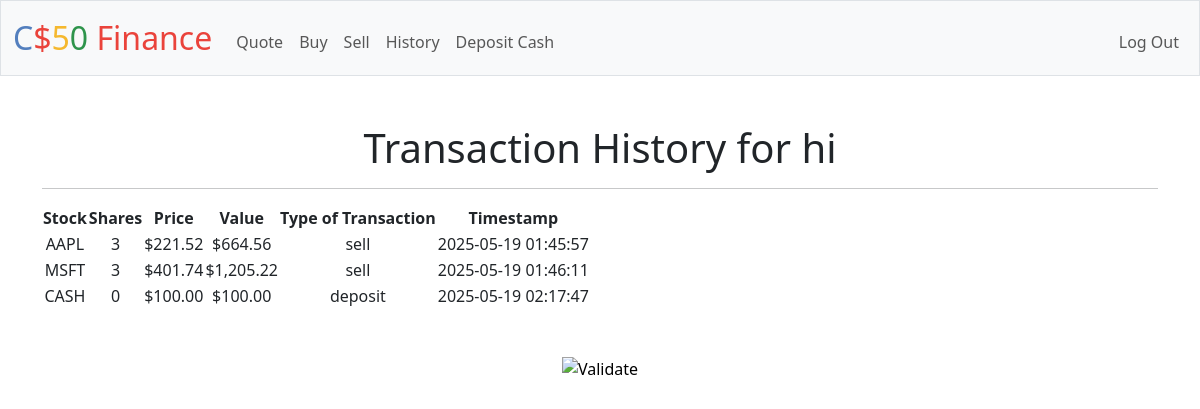
The app's page /history (signed in) with its own data.
### tables this page shows
CREATE TABLE users (id INTEGER PRIMARY KEY AUTOINCREMENT NOT NULL, username TEXT NOT NULL, hash TEXT NOT NULL, cash NUMERIC NOT NULL DEFAULT 10000.00);

CREATE TABLE transactions (
              id INTEGER PRIMARY KEY AUTOINCREMENT,
              user_id INTEGER NOT NULL,
              symbol TEXT NOT NULL,
              shares INTEGER NOT NULL,
              price REAL NOT NULL,
              value REAL NOT NULL,
              type TEXT NOT NULL,
              timestamp DATETIME DEFAULT CURRENT_TIMESTAMP);

### app.py (the view)
@app.route("/history")
@login_required
def history():
    user_id = session["user_id"]
    stocks = db.execute("SELECT * FROM transactions WHERE user_id = ?", user_id)
    users = db.execute("SELECT * FROM users WHERE id = ?", user_id)[0]
    return render_template("history.html", stocks=stocks, users=users)

### app.py (called while the page is built)
@app.after_request
def after_request(response):
    response.headers["Cache-Control"] = "no-cache, no-store, must-revalidate"
    response.headers["Expires"] = 0
    response.headers["Pragma"] = "no-cache"
    return response

### helpers.py (called while the page is built)
def login_required(f):
    @wraps(f)
    def decorated_function(*args, **kwargs):
        if session.get("user_id") is None:
            return redirect("/login")
        return f(*args, **kwargs)
    return decorated_function

def usd(value):
    return f"${value:,.2f}"

### templates/history.html (shortened to what this page needs)
{% extends "layout.html" %}
{% block main %}
<h1>Transaction History for {{ users["username"] }}</h1>
<hr>
<table>
    <thead>
        <tr>
            <th>Stock</th>
            <th>Shares</th>
            <th>Price</th>
            <th>Value</th>
            <th>Type of Transaction</th>
            <th>Timestamp</th>
        </tr>
    </thead>
    <tbody>
        {% for data in stocks %}
        <tr>
            <td>{{ data["symbol"] }}</td>
            <td>{{ data["shares"] }}</td>
            <td>{{ data["price"] | usd }}</td>
            <td>{{ data["value"] | usd }}</td>
            <td>{{ data["type"] }}</td>
            <td>{{ data["timestamp"] }}</td>
        </tr>
        {% endfor %}
    </tbody>
</table>
{% endblock %}

### templates/layout.html (shortened to what this page needs)
<!DOCTYPE html>
<html lang="en">
    <head>
        <link href="https://cdn.jsdelivr.net/npm/bootstrap@5.3.3/dist/css/bootstrap.min.css" rel="stylesheet">
        <link href="/static/styles.css" rel="stylesheet">
    </head>
    <body>
        <nav class="bg-light border navbar navbar-expand-md navbar-light">
            <div class="container-fluid">
                <a class="navbar-brand" href="/"><span class="blue">C</span><span class="red">$</span><span class="yellow">5</span><span class="green">0</span> <span class="red">Finance</span></a>
                <div class="collapse navbar-collapse" id="navbar">
                    {% if session["user_id"] %}
                        <ul class="navbar-nav me-auto mt-2">
                            <li class="nav-item"><a class="nav-link" href="/quote">Quote</a></li>
                            <li class="nav-item"><a class="nav-link" href="/buy">Buy</a></li>
                            <li class="nav-item"><a class="nav-link" href="/sell">Sell</a></li>
                            <li class="nav-item"><a class="nav-link" href="/history">History</a></li>
                            <li class="nav-item"><a class="nav-link" href="/deposit">Deposit Cash</a></li>
                        </ul>
                        <ul class="navbar-nav ms-auto mt-2">
                            <li class="nav-item"><a class="nav-link" href="/logout">Log Out</a></li>
                        </ul>
                    {% else %}
                        <ul class="navbar-nav ms-auto mt-2">
                            <li class="nav-item"><a class="nav-link" href="/register">Register</a></li>
                            <li class="nav-item"><a class="nav-link" href="/login">Log In</a></li>
                        </ul>
                    {% endif %}
                </div>
            </div>
        </nav>
        <main class="container py-5 text-center">
            {% block main %}{% endblock %}
        </main>
        <footer class="mb-5">
            <form action="https://validator.w3.org/check" class="text-center" enctype="multipart/form-data" method="post" target="_blank">
                <input alt="Validate" src="/static/I_heart_validator.png" type="image">
            </form>
        </footer>
    </body>
</html>

### static/styles.css (style rules this page uses)
nav .navbar-brand { font-size: xx-large; }
nav .navbar-brand .blue { color: #537fbe; }
nav .navbar-brand .red { color: #ea433b; }
nav .navbar-brand .yellow { color: #f5b82e; }
nav .navbar-brand .green { color: #2e944b; }

### records on screen
users: username "hi"
transactions: symbol "AAPL", shares "3", price "$221.52", value "$664.56", type "sell", timestamp "2025-05-19 01:45:57"
transactions: symbol "MSFT", shares "3", price "$401.74", value "$1,205.22", type "sell", timestamp "2025-05-19 01:46:11"
transactions: symbol "CASH", shares "0", price "$100.00", value "$100.00", type "deposit", timestamp "2025-05-19 02:17:47"
